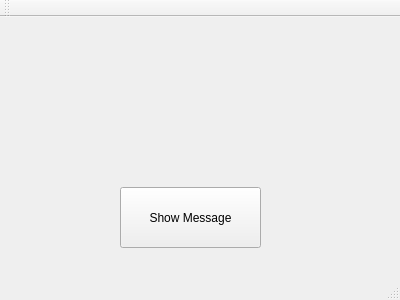
<?xml version="1.0" encoding="UTF-8"?>
<ui version="4.0">
 <class>MainWindow</class>
 <widget class="QMainWindow" name="MainWindow">
  <property name="geometry">
   <rect>
    <x>0</x>
    <y>0</y>
    <width>400</width>
    <height>300</height>
   </rect>
  </property>
  <property name="windowTitle">
   <string>MainWindow</string>
  </property>
  <widget class="QWidget" name="centralWidget">
   <widget class="QPushButton" name="pushButton">
    <property name="geometry">
     <rect>
      <x>120</x>
      <y>170</y>
      <width>141</width>
      <height>61</height>
     </rect>
    </property>
    <property name="text">
     <string>Show Message</string>
    </property>
   </widget>
  </widget>
  <widget class="QMenuBar" name="menuBar">
   <property name="geometry">
    <rect>
     <x>0</x>
     <y>0</y>
     <width>400</width>
     <height>28</height>
    </rect>
   </property>
  </widget>
  <widget class="QToolBar" name="mainToolBar">
   <attribute name="toolBarArea">
    <enum>TopToolBarArea</enum>
   </attribute>
   <attribute name="toolBarBreak">
    <bool>false</bool>
   </attribute>
  </widget>
  <widget class="QStatusBar" name="statusBar"/>
 </widget>
 <layoutdefault spacing="6" margin="11"/>
 <resources/>
 <connections/>
</ui>
